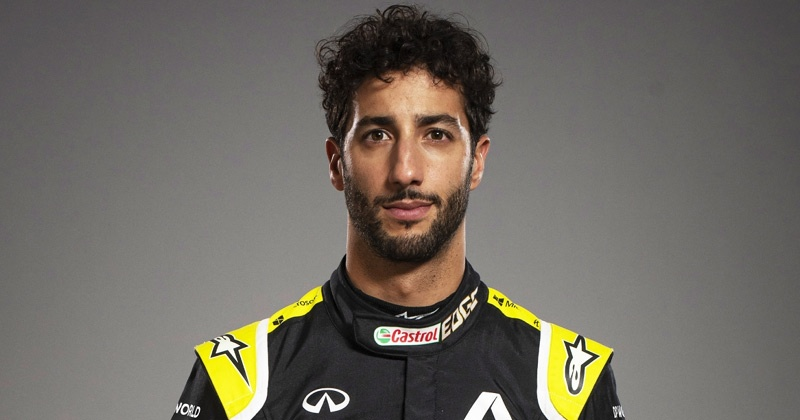
#> input picture Daniel-Ricciardo.jpg, 800 x 420 px, given in place of the camera
$ python cannyweb.py
#> lines starting #> are read from the running program, lines starting #| are printed output that depends on the picture; after the words box and inside, x2 and y2 are one past the last pixel; in counts of white or black regions, pixels touching at a corner belong together
import cv2
import numpy as np

cap=cv2.VideoCapture(0)

while True:
    ret,img=cap.read()
#> img is the input picture: shape (420, 800, 3); mean B, G, R 97.8, 105.9, 110.7

    gray = cv2.cvtColor(img,cv2.COLOR_BGR2GRAY)
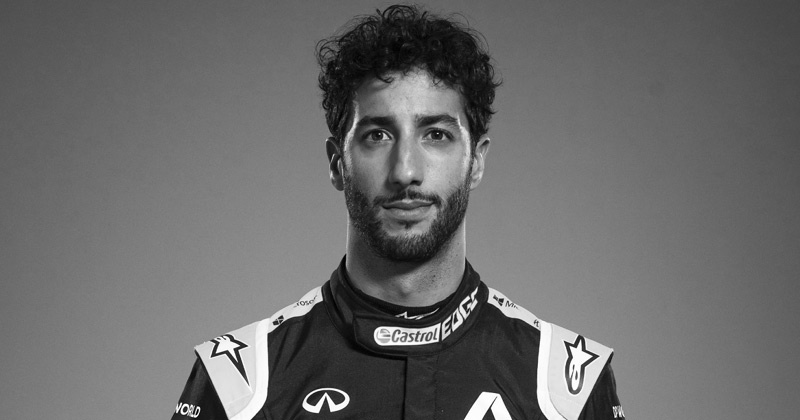
#> gray: shape (420, 800); min 0, max 255, mean 106.5
    blur = cv2.GaussianBlur(gray,(5,5),0)

    def autoCanny(blur,sigma=0.05):
       median = np.median(blur)
       lower=int(max(0,(1.0 - sigma)*median))
       upper=int(min(255,(1.0 + sigma)*median))
       canny = cv2.Canny(blur,lower,upper)
       return canny
    wide = cv2.Canny(blur,20,250)
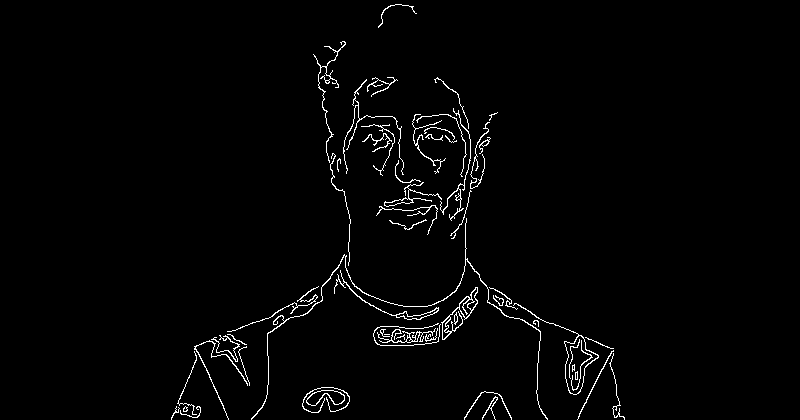
#> wide: shape (420, 800); 1.9% white in thin lines or dots, all inside (x1, y1, x2, y2) = (171, 4, 625, 420)
    tight = cv2.Canny(blur,100,150)
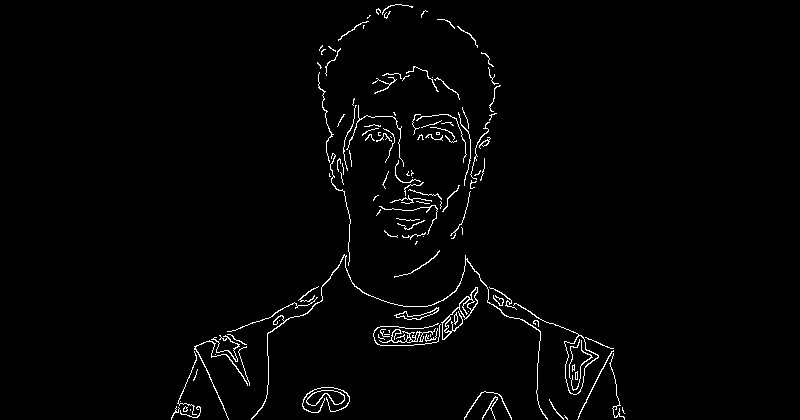
#> tight: shape (420, 800); 1.9% white in thin lines or dots, all inside (x1, y1, x2, y2) = (171, 4, 625, 420)
    auto = autoCanny(blur)
#> in autoCanny, `median = np.median(blur)`: median = 109
#> in autoCanny, `lower=int(max(0,(1.0 - sigma)*median))`: lower = 103
#> in autoCanny, `upper=int(min(255,(1.0 + sigma)*median))`: upper = 114
#> in autoCanny, `canny = cv2.Canny(blur,lower,upper)`:
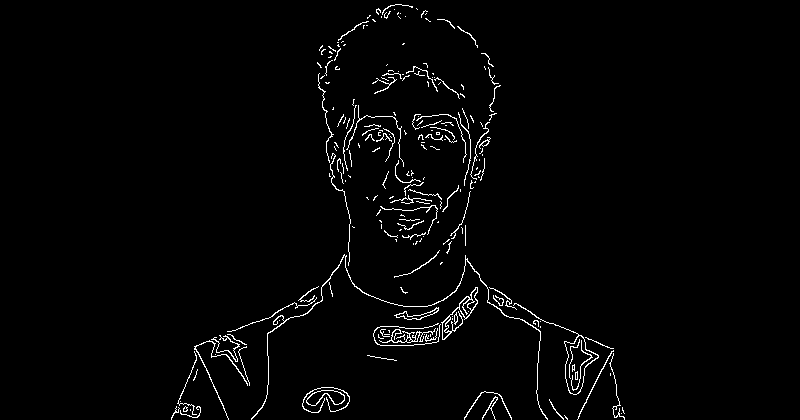
#> canny: shape (420, 800); 2% white in thin lines or dots, all inside (x1, y1, x2, y2) = (171, 4, 625, 420)

    # cv2.imshow("blurred image",blur)
    cv2.imshow("canny edges",np.hstack([auto,blur]))
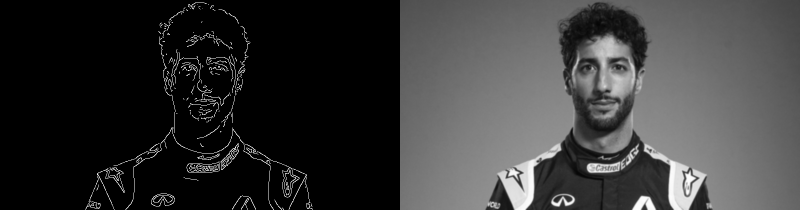
#> window 'canny edges': shape (420, 1600) (shown at 1/2 size); min 0, max 255, mean 55.8
    # cv2.imshow("autocanny",auto)
    # cv2.imshow("original",img)
    if cv2.waitKey(1) & 0xFF==ord('q'):
#> (key q is pressed here)
        break

$ run again, on at.jpg
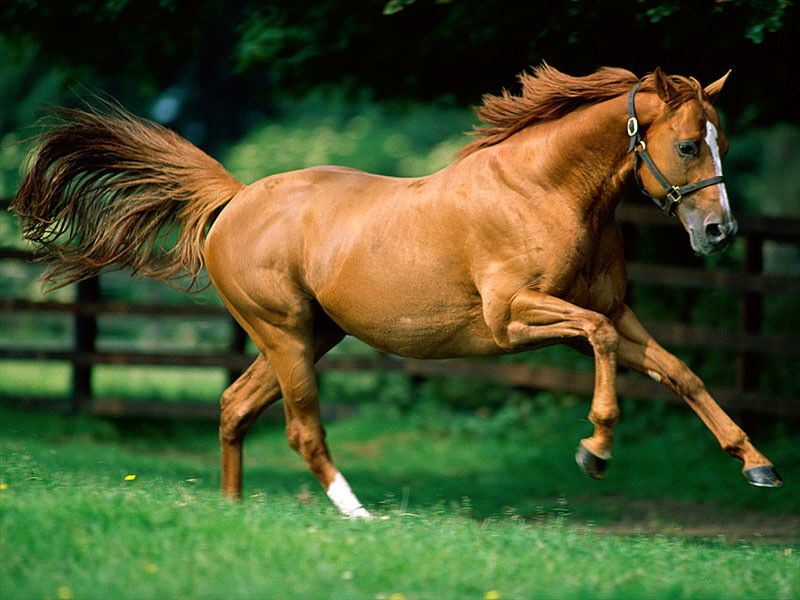
#> input picture at.jpg, 800 x 600 px, given in place of the camera
#> img is the input picture: shape (600, 800, 3); mean B, G, R 44.2, 84.4, 73.3
#> `wide = cv2.Canny(blur,20,250)`:
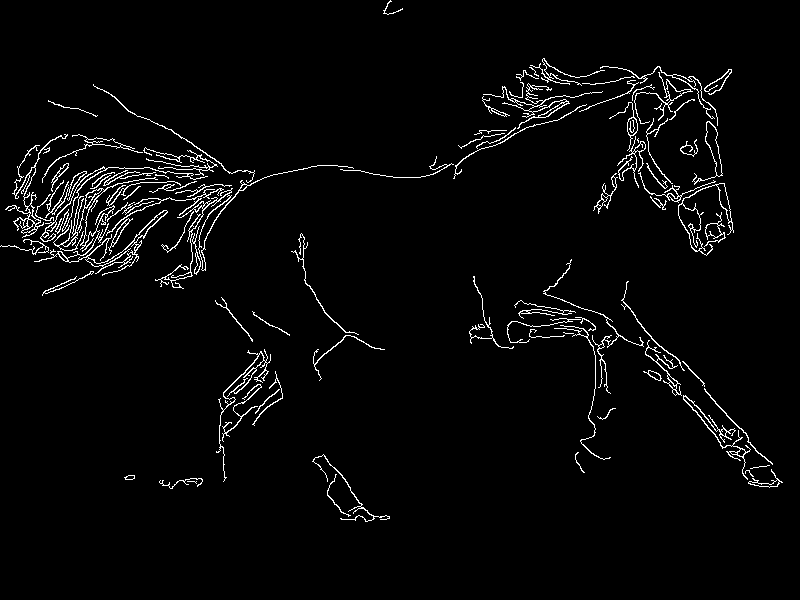
#> wide: shape (600, 800); 3% white in thin lines or dots, all inside (x1, y1, x2, y2) = (0, 0, 783, 522)
#> tight: shape (600, 800); 2.9% white in thin lines or dots
#> median = 68
#> lower = 64
#> upper = 71
#> canny: shape (600, 800); 6.2% white in thin lines or dots
#> `cv2.imshow("canny edges",np.hstack([auto,blur]))`:
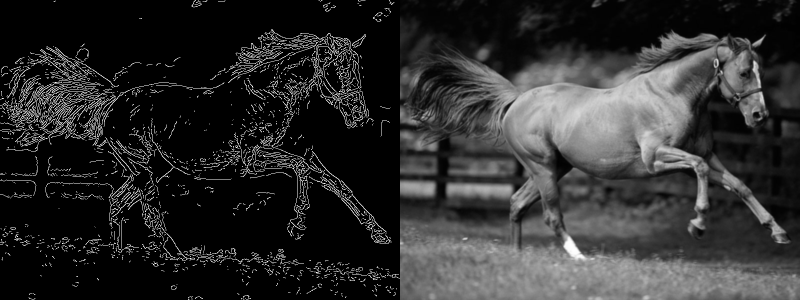
#> window 'canny edges': shape (600, 1600) (shown at 1/2 size); min 0, max 255, mean 46.1
